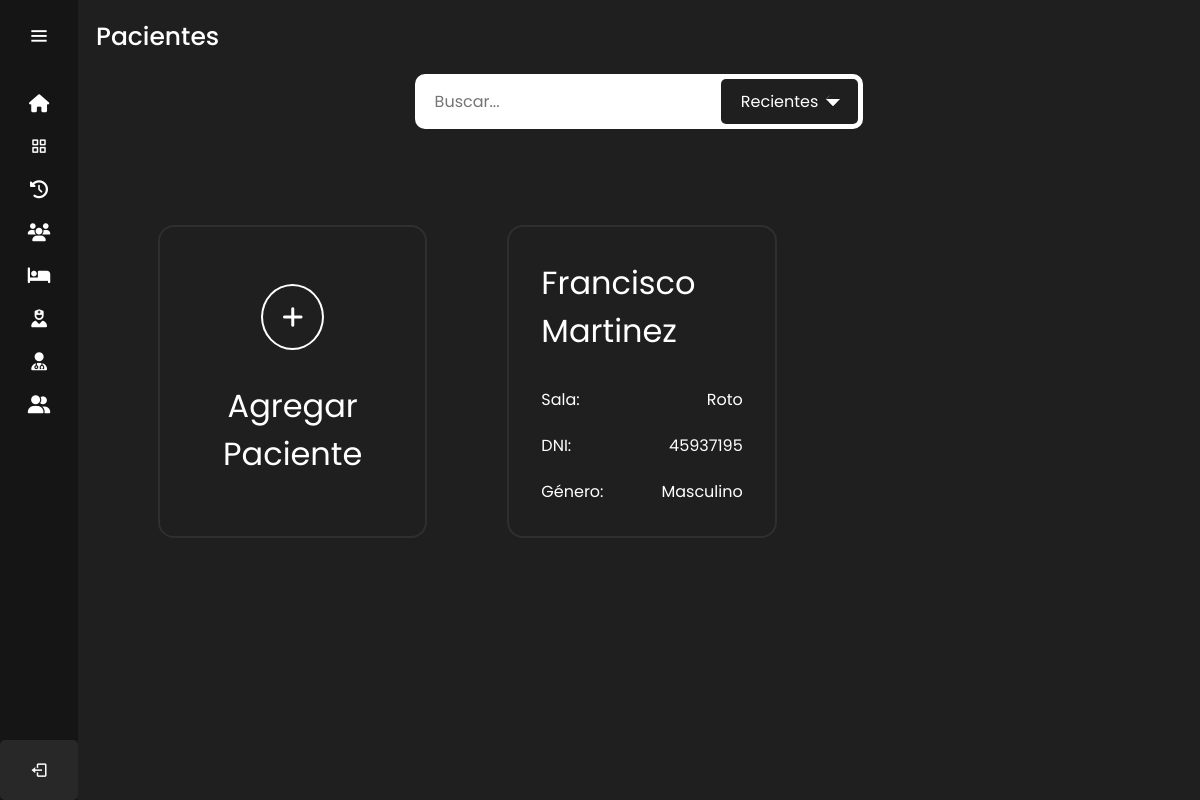
The app's page /pacientes/ (signed in), older data.
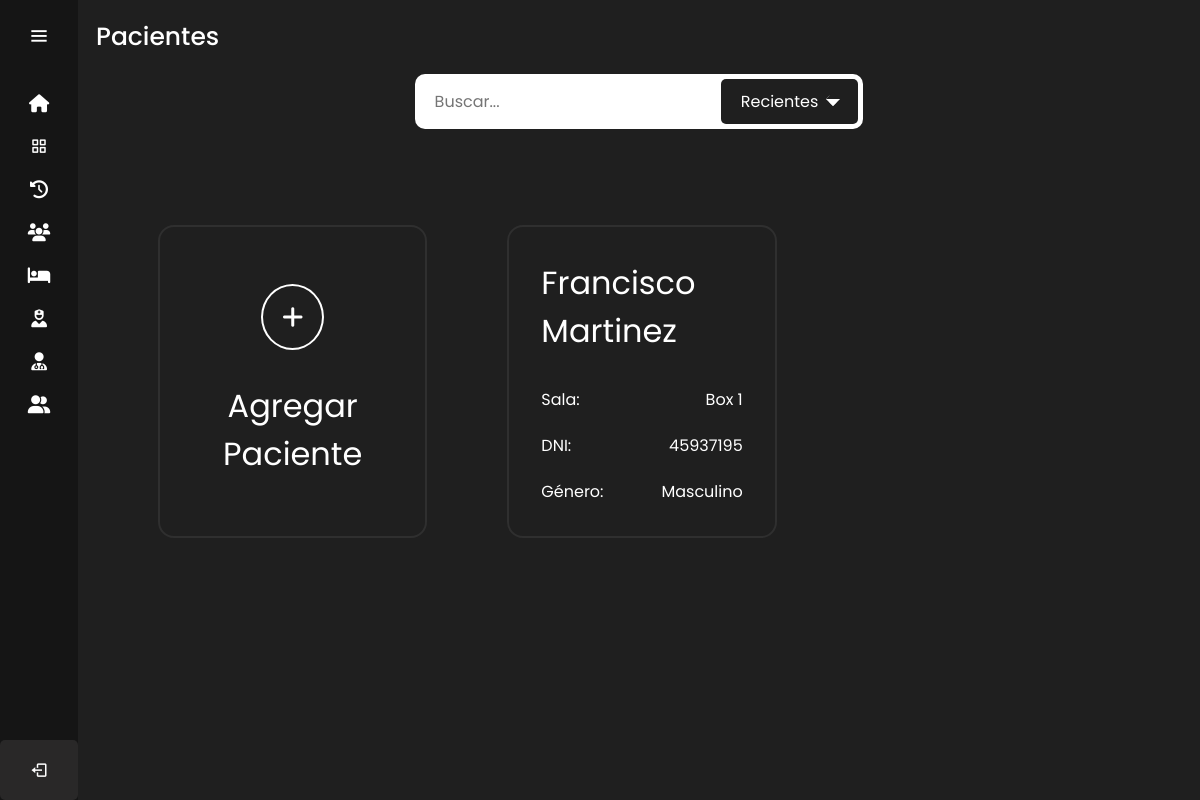
The same page, newer data.
### sitio/models.py (models this page shows)
class Paciente(models.Model):
    DNI = models.CharField(max_length=8)
    nombre = models.CharField(max_length=255)
    apellido = models.CharField(max_length=255)
    direccion = models.TextField()
    email = models.EmailField()
    obra_social=models.CharField(max_length=30)
    fecha_nacimiento=models.DateField(null=True)
    genero=models.CharField(max_length=12, default='masculino')
    telefono = models.CharField(max_length=12)  # Puedes ajustar el patrón de validación según tu necesidad
    alergia = models.CharField(max_length=255, blank=True, default='No',null=True)
    enfermedad_cronica = models.CharField(max_length=255, blank=True, default='No',null=True)
    tratamiento_medico = models.CharField(max_length=255, blank=True, default='No',null=True)
    enfermedades_o_cirugias = models.TextField(max_length=255, blank=True, default='No',null=True)
    enfermero=models.ForeignKey(Enfermeros,on_delete=models.SET_DEFAULT,null=True , default=None, blank=True)
    internado=models.CharField(max_length=2, default='No')
    sala=models.ForeignKey(Salas,on_delete=models.SET_DEFAULT,null=True , default=None, blank=True)

class Salas(models.Model):
    nombre=models.CharField(max_length=50)
    tipo_sala=models.CharField(max_length=50)

### sitio/views.py (the view)
# urls.py: path('pacientes/', login_required(views.pacientes),name ='paciente'),
@user_passes_test(is_medico_admin_o_enfermero)
def pacientes (request):
    pacientess = Paciente.objects.all()
    return render(request, 'pacientes.html',{'pacientes':pacientess})

### sitio/views.py (called while the page is built)
def is_medico_admin_o_enfermero(user):
    return (
        user.groups.filter(name='Médico').exists() or
        user.groups.filter(name='Enfermero').exists() or
        user.groups.filter(name='ADMIN').exists()
    )

### sitio/templates/pacientes.html (shortened to what this page needs)
{% extends 'layouts/nav.html' %} {% load static %} {% block content %}
<head>
  <link rel="stylesheet" href="{% static '/styles/pacientes_medicos_enfermeros_styles.css' %}" />
  <link
    rel="stylesheet"
    href="https://use.fontawesome.com/releases/v5.15.4/css/all.css"
  />
</head>
<div class="text">Pacientes</div>
<div class="container_filtros_busqueda">
  <div class="filtros_busqueda">
      <form action="#">
          <div class="input_box">
              <input type="text" placeholder="Buscar..." required>
              <div class="selection"><p>Recientes</p><span></span></div>
          </div>
      </form>
  </div>
</div>
<div class="container_pacientes_medicos_enfermeros">
  <a href="/agregar_paciente" class="agregar_paciente_medico_enfermero">
    <div class="icon_agregar_paciente_medico_enfermero"><i class="fa-solid fa-plus"></i></div>
    <div class="title_paciente_medico_enfermero">Agregar Paciente</div>
  </a>
  {% for paciente in pacientes %}
  <a href="{% url 'perfil_paciente' paciente.id %}" class="paciente_medico_enfermero">
      <div class="title_paciente_medico_enfermero">{{ paciente.nombre }} {{ paciente.apellido }}</div>
      <div class="extra_info_paciente_medico_enfermero">
        <div class="flex_info">
          <p>Sala: </p>
          <p>{{ paciente.sala.nombre }}</p>
        </div>
        <div class="flex_info">
          <p>DNI: </p>
          <p>{{ paciente.DNI }}</p>
        </div>
        <div class="flex_info">
          <p>Género: </p>
          <p>{{ paciente.genero }}</p>
        </div>
      </div>
  </a>
  {% endfor %}
</div>
{% endblock %}

Row changes from the older to the newer data that the page shows:
changed through a linked row, Paciente "Francisco": sala.nombre "Roto" → "Box 1"
